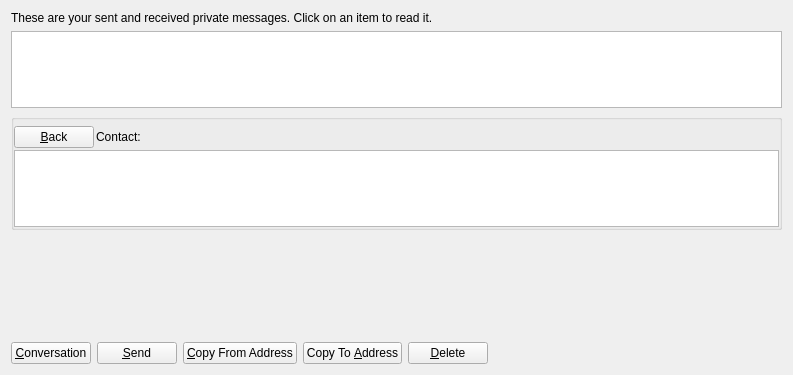
<?xml version="1.0" encoding="UTF-8"?>
<ui version="4.0">
 <class>MessagePage</class>
 <widget class="QWidget" name="MessagePage">
  <property name="geometry">
   <rect>
    <x>0</x>
    <y>0</y>
    <width>793</width>
    <height>375</height>
   </rect>
  </property>
  <property name="windowTitle">
   <string>Address Book</string>
  </property>
  <layout class="QVBoxLayout" name="verticalLayout_2">
   <item>
    <widget class="QLabel" name="labelExplanation">
     <property name="text">
      <string>These are your sent and received private messages. Click on an item to read it.</string>
     </property>
     <property name="textFormat">
      <enum>Qt::PlainText</enum>
     </property>
     <property name="wordWrap">
      <bool>true</bool>
     </property>
    </widget>
   </item>
   <item>
    <widget class="QTableView" name="tableView">
     <property name="contextMenuPolicy">
      <enum>Qt::CustomContextMenu</enum>
     </property>
     <property name="toolTip">
      <string>Click on a message to view it</string>
     </property>
     <property name="tabKeyNavigation">
      <bool>false</bool>
     </property>
     <property name="alternatingRowColors">
      <bool>true</bool>
     </property>
     <property name="selectionMode">
      <enum>QAbstractItemView::SingleSelection</enum>
     </property>
     <property name="selectionBehavior">
      <enum>QAbstractItemView::SelectRows</enum>
     </property>
     <property name="sortingEnabled">
      <bool>true</bool>
     </property>
     <attribute name="verticalHeaderVisible">
      <bool>false</bool>
     </attribute>
    </widget>
   </item>
   <item>
    <layout class="QVBoxLayout" name="verticalLayout">
     <item>
      <widget class="QGroupBox" name="messageDetails">
       <property name="title">
        <string/>
       </property>
       <layout class="QVBoxLayout" name="verticalLayout_4">
        <property name="spacing">
         <number>2</number>
        </property>
        <property name="leftMargin">
         <number>0</number>
        </property>
        <property name="topMargin">
         <number>6</number>
        </property>
        <property name="rightMargin">
         <number>0</number>
        </property>
        <property name="bottomMargin">
         <number>0</number>
        </property>
        <item>
         <layout class="QHBoxLayout" name="horizontalLayout_3">
          <item>
           <widget class="QPushButton" name="backButton">
            <property name="text">
             <string>&amp;Back</string>
            </property>
            <property name="icon">
             <iconset resource="../bitcoin.qrc">
              <normaloff>:/icons/quit</normaloff>:/icons/quit</iconset>
            </property>
           </widget>
          </item>
          <item>
           <widget class="QLabel" name="labelContact">
            <property name="text">
             <string>Contact:</string>
            </property>
           </widget>
          </item>
          <item>
           <widget class="QLabel" name="contactLabel">
            <property name="text">
             <string/>
            </property>
           </widget>
          </item>
          <item>
           <spacer name="horizontalSpacer_3">
            <property name="orientation">
             <enum>Qt::Horizontal</enum>
            </property>
            <property name="sizeHint" stdset="0">
             <size>
              <width>40</width>
              <height>20</height>
             </size>
            </property>
           </spacer>
          </item>
         </layout>
        </item>
        <item>
         <widget class="QListView" name="listConversation">
          <property name="styleSheet">
           <string notr="true">QListView {
selection-background-color: rgb(234, 255, 249);
}</string>
          </property>
         </widget>
        </item>
        <item>
         <layout class="QVBoxLayout" name="verticalLayout_3"/>
        </item>
       </layout>
      </widget>
     </item>
     <item>
      <widget class="MRichTextEdit" name="messageEdit" native="true">
       <property name="minimumSize">
        <size>
         <width>0</width>
         <height>100</height>
        </size>
       </property>
      </widget>
     </item>
     <item>
      <layout class="QHBoxLayout" name="horizontalLayout">
       <item>
        <widget class="QPushButton" name="newButton">
         <property name="text">
          <string>&amp;Conversation</string>
         </property>
         <property name="icon">
          <iconset resource="../bitcoin.qrc">
           <normaloff>:/icons/add</normaloff>:/icons/add</iconset>
         </property>
        </widget>
       </item>
       <item>
        <widget class="QPushButton" name="sendButton">
         <property name="toolTip">
          <string>Sign a message to prove you own a Genstake address</string>
         </property>
         <property name="text">
          <string>&amp;Send</string>
         </property>
         <property name="icon">
          <iconset resource="../bitcoin.qrc">
           <normaloff>:/icons/send</normaloff>:/icons/send</iconset>
         </property>
        </widget>
       </item>
       <item>
        <widget class="QPushButton" name="copyFromAddressButton">
         <property name="toolTip">
          <string>Copy the currently selected address to the system clipboard</string>
         </property>
         <property name="text">
          <string>&amp;Copy From Address</string>
         </property>
         <property name="icon">
          <iconset resource="../bitcoin.qrc">
           <normaloff>:/icons/editcopy</normaloff>:/icons/editcopy</iconset>
         </property>
        </widget>
       </item>
       <item>
        <widget class="QPushButton" name="copyToAddressButton">
         <property name="toolTip">
          <string>Copy the currently selected address to the system clipboard</string>
         </property>
         <property name="text">
          <string>Copy To &amp;Address</string>
         </property>
         <property name="icon">
          <iconset resource="../bitcoin.qrc">
           <normaloff>:/icons/editcopy</normaloff>:/icons/editcopy</iconset>
         </property>
        </widget>
       </item>
       <item>
        <widget class="QPushButton" name="deleteButton">
         <property name="toolTip">
          <string>Delete the currently selected address from the list</string>
         </property>
         <property name="text">
          <string>&amp;Delete</string>
         </property>
         <property name="icon">
          <iconset resource="../bitcoin.qrc">
           <normaloff>:/icons/remove</normaloff>:/icons/remove</iconset>
         </property>
        </widget>
       </item>
       <item>
        <spacer name="horizontalSpacer">
         <property name="orientation">
          <enum>Qt::Horizontal</enum>
         </property>
         <property name="sizeHint" stdset="0">
          <size>
           <width>40</width>
           <height>20</height>
          </size>
         </property>
        </spacer>
       </item>
      </layout>
     </item>
    </layout>
   </item>
  </layout>
 </widget>
 <customwidgets>
  <customwidget>
   <class>MRichTextEdit</class>
   <extends>QWidget</extends>
   <header>mrichtextedit.h</header>
   <container>1</container>
  </customwidget>
 </customwidgets>
 <resources>
  <include location="../bitcoin.qrc"/>
 </resources>
 <connections/>
</ui>
